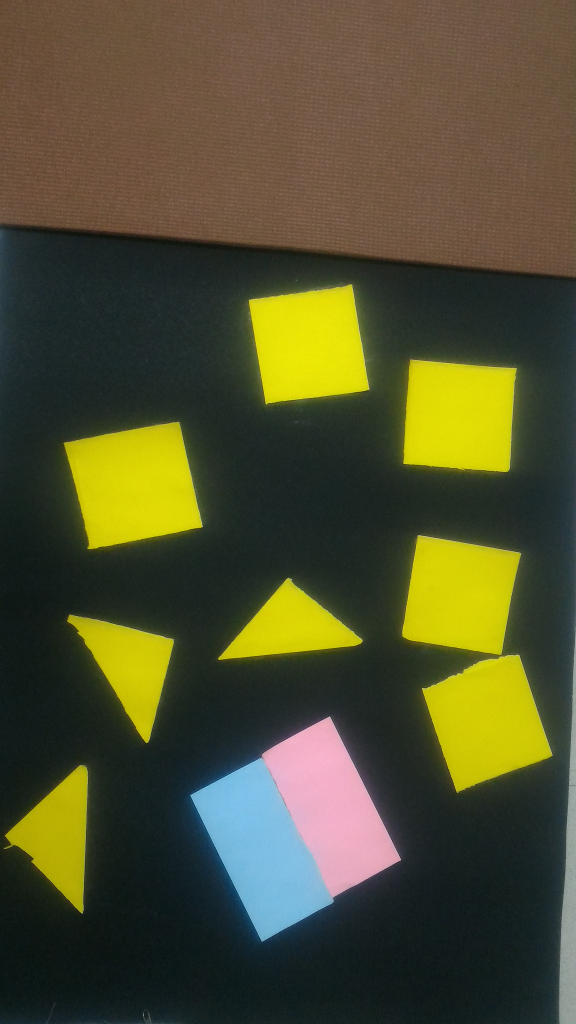
//> input picture P_20161228_221056_SRES.jpg, 2304 x 4096 px (shown at 1/4 size)
$ ./blobdetection ../P_20161228_221056_SRES.jpg   (built with g++ and OpenCV 4)
//> lines starting //> are read from the running program, lines starting //| are printed output that depends on the picture
#include "opencv2/highgui/highgui.hpp"
#include "opencv2/imgproc/imgproc.hpp"
#include <iostream>
#include <stdio.h>
#include <stdlib.h>

using namespace cv;
using namespace std;

const int MAX = 150;
const int infinity = 500;

Mat img;
Mat img2;
int r,g,b;

// [53 lines of commented-out code are left out]

void print(int helper[][MAX], Mat img)
{
	for (int i = 0; i < img.rows; i++)
	{
		for (int j = 0; j < img.cols; j++)
		{
			printf("%d", helper[i][j]);
		}
		printf("\n");
	}
}

int isValid(int i, int j, Mat img)
{
	if ((i<0) || (i >= img.rows) || (j<0) || (j >= img.cols)) return 0;
	return 1;
}

int min(int a, int b, int c)
{
	int d, min;
	if (a>b) d = b;
	else d = a;
	if (d>c) min = c;
	else min = d;
	return min;
}

void blobdetect(int helper[][MAX], Mat img)
{
	for (int i = 0; i < img.rows; i++)
	{
		for (int j = 0; j < img.cols; j++)
		{
			//printf("helper[%d][%d]=%d\t", i, j, helper[i][j]);
		}
	}
	printf("\n");
	int a, b, c, d, nodes[MAX][MAX];
	int ctr = 0;
	for (int i = 0; i < MAX; i++)
	{
		for (int j = 0; j < MAX; j++)
		{
			if (j == i)    nodes[i][j] = 1;
			else nodes[i][j] = 0;
		}
	}

	for (int i = 0; i < img.rows; i++)
	{
		for (int j = 0; j < img.cols; j++)
		{
			if (img.at<uchar>(i, j) == 0) continue;
			if (isValid(i - 1, j - 1, img)) a = helper[i - 1][j - 1]; else a = infinity;
			if (isValid(i - 1, j, img)) b = helper[i - 1][j]; else b = infinity;
			if (isValid(i, j - 1, img)) c = helper[i][j - 1]; else c = infinity;
			if (a == infinity && b == infinity && c == infinity)
			{
				ctr++;
				helper[i][j] = ctr;
				cout << ctr;
			}

			else
			{
				d = min(helper[i - 1][j - 1], helper[i - 1][j], helper[i][j - 1]);
				helper[i][j] = d;
				if (a != infinity)
				{
					nodes[a][d] = 1;
					nodes[d][a] = 1;
				}
				if (b != infinity)
				{
					nodes[b][d] = 1;
					nodes[d][b] = 1;
				}
				if (c != infinity)
				{
					nodes[c][d] = 1;
					nodes[d][c] = 1;
				}
			}
			//printf("helper[%d][%d]=%d\n", i, j, helper[i][j]);

		}
	}
	printf("\n");
	printf("nodes array");
	printf("\n");
	for (int i = 0; i < ctr; i++)
	{
		for (int j = 0; j < ctr; j++)
		{
			printf("%d", nodes[i][j]);
		}
		printf("\n");
	}
	printf("\n");
	int ctr2 = -1 ;
	int p[MAX] = { 0 };
	for (int i = 0; i < ctr; i++)
	{
		for (int j = 0; j < MAX; j++)
		{

			if (nodes[i][j] == 1)
			{
				p[i] = j;
				if (p[i] == i)
				{

					ctr2++;
					p[i] = ctr2;
					break;
				}
				p[i] = p[j];
				break;
			}
		}
	}
	for (int i = 0; i < 50; i++)
	{
		printf("%d \t", p[i]);
	}

	for (int i = 0; i < MAX; i++)
	{
		for (int j = 0; j < MAX; j++)
		{
			if (helper[i][j] != infinity)
			{
				a = helper[i][j];
				helper[i][j] = p[a];
			}
		}
	}
}

int main( int argc, char** argv )
{
	//img = imread("binary.png", 0);

    img=imread(argv[1]);
//> img is the input picture: 4096 rows x 2304 cols, CV_8UC3; mean B, G, R 47.7, 80, 81.2

    //rgbtobinary(img);

    for (int i = 0; i < img.rows; i++)//Conversion to grayscale
	{
		for(int j=0;j<img.cols;j++)
		{
			r=img.at<Vec3b>(i,j)[0];
            g=img.at<Vec3b>(i,j)[1];
            b=img.at<Vec3b>(i,j)[2];
            img.at<uchar>(i,j)=(r*0.299 + g*587 + b*0.299);


		}
	}
//> this loop made 4096 passes
//> (r, g, b) on passes 1 to 3: (61, 86, 102), (57, 82, 98), (59, 82, 98)
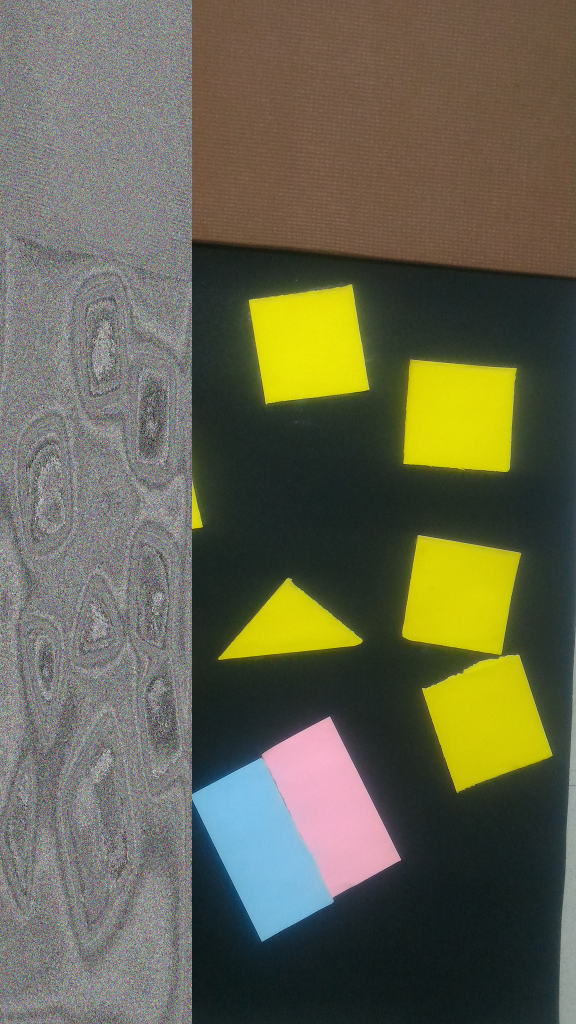
//> img: 4096 rows x 2304 cols, CV_8UC3 (shown at 1/4 size); mean B, G, R 79.2, 100.9, 101.9
//> after the loop, r = 149; g = 188; b = 78

	for(int i=0;i<img.rows;i++)//Conversion to binary
		for(int j=0;j<img.cols;j++)
			if(img.at<uchar>(i,j)>128)
				img.at<uchar>(i,j)=255;
			else
				img.at<uchar>(i,j)=0;
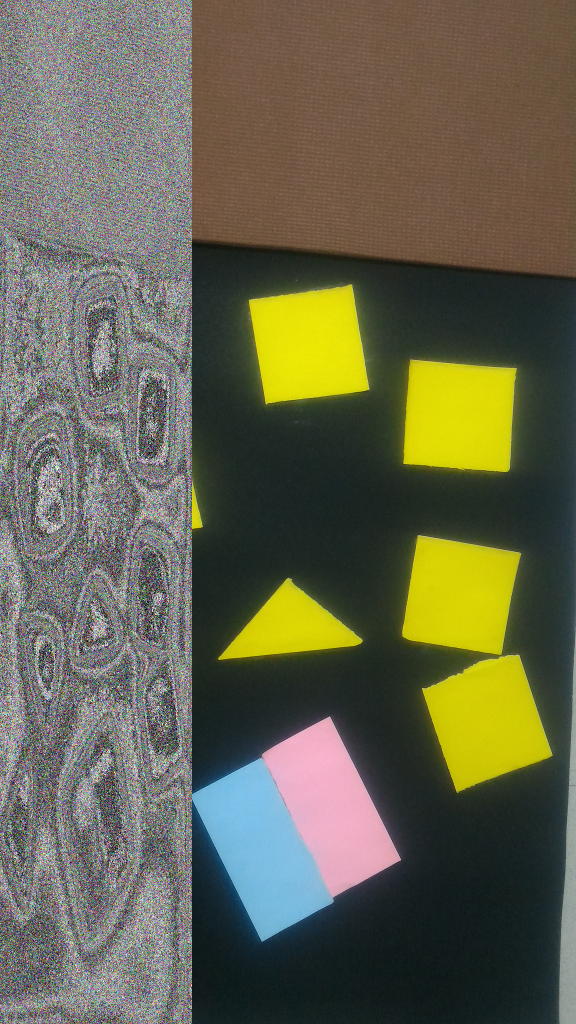
//> img: 4096 rows x 2304 cols, CV_8UC3 (shown at 1/4 size); mean B, G, R 79, 100.7, 101.7
	//namedWindow("Binary",WINDOW_AUTOSIZE);
	//imshow("Binary",img2);


	int helper[MAX][MAX];
	for (int i = 0; i < MAX; i++)
	{
		for (int j = 0; j < MAX; j++)
		{
			helper[i][j] = infinity;
		}
	}

	blobdetect(helper, img);
//> (the run ends here: the program crashes, at `for (int i = 0; i < img.rows; i++)`)
